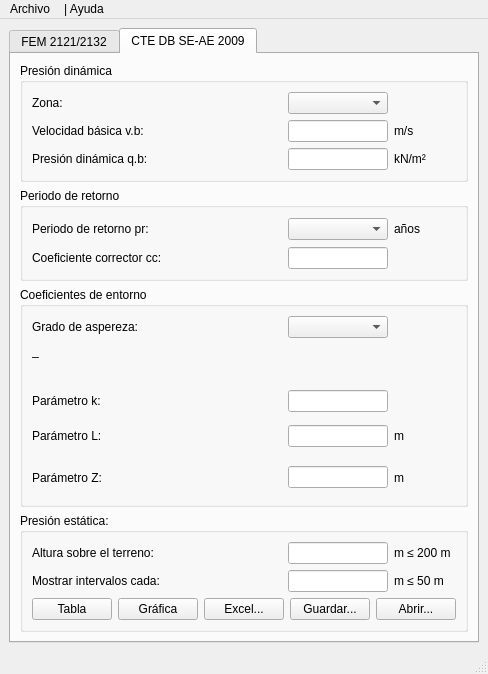
<?xml version="1.0" encoding="UTF-8"?>
<ui version="4.0">
 <class>MainWindow</class>
 <widget class="QMainWindow" name="MainWindow">
  <property name="geometry">
   <rect>
    <x>0</x>
    <y>0</y>
    <width>483</width>
    <height>650</height>
   </rect>
  </property>
  <property name="windowTitle">
   <string>Cierzo 1.0.0</string>
  </property>
  <widget class="QWidget" name="centralwidget">
   <layout class="QGridLayout" name="gridLayout">
    <item row="0" column="0">
     <widget class="QTabWidget" name="tabWidget">
      <property name="currentIndex">
       <number>1</number>
      </property>
      <widget class="QWidget" name="tab">
       <attribute name="title">
        <string>FEM 2121/2132</string>
       </attribute>
      </widget>
      <widget class="QWidget" name="tab_2">
       <attribute name="title">
        <string>CTE DB SE-AE 2009</string>
       </attribute>
       <layout class="QVBoxLayout" name="verticalLayout">
        <item>
         <widget class="QGroupBox" name="groupBox">
          <property name="title">
           <string>Presión dinámica</string>
          </property>
          <layout class="QGridLayout" name="gridLayout_2">
           <item row="0" column="0">
            <layout class="QHBoxLayout" name="horizontalLayout">
             <item>
              <widget class="QLabel" name="label_zona">
               <property name="minimumSize">
                <size>
                 <width>250</width>
                 <height>0</height>
                </size>
               </property>
               <property name="maximumSize">
                <size>
                 <width>16777215</width>
                 <height>16777215</height>
                </size>
               </property>
               <property name="text">
                <string>Zona:</string>
               </property>
              </widget>
             </item>
             <item>
              <widget class="QComboBox" name="comboBox_zona">
               <property name="minimumSize">
                <size>
                 <width>100</width>
                 <height>0</height>
                </size>
               </property>
               <property name="maximumSize">
                <size>
                 <width>16777215</width>
                 <height>16777215</height>
                </size>
               </property>
               <property name="toolTip">
                <string>Figura D.1</string>
               </property>
               <property name="statusTip">
                <string/>
               </property>
              </widget>
             </item>
             <item>
              <spacer name="horizontalSpacer">
               <property name="orientation">
                <enum>Qt::Horizontal</enum>
               </property>
               <property name="sizeHint" stdset="0">
                <size>
                 <width>40</width>
                 <height>20</height>
                </size>
               </property>
              </spacer>
             </item>
            </layout>
           </item>
           <item row="1" column="0">
            <layout class="QHBoxLayout" name="horizontalLayout_2">
             <item>
              <widget class="QLabel" name="label_vb">
               <property name="minimumSize">
                <size>
                 <width>250</width>
                 <height>0</height>
                </size>
               </property>
               <property name="maximumSize">
                <size>
                 <width>16777215</width>
                 <height>16777215</height>
                </size>
               </property>
               <property name="text">
                <string>Velocidad básica v.b:</string>
               </property>
              </widget>
             </item>
             <item>
              <widget class="QLineEdit" name="lineEdit_vb">
               <property name="minimumSize">
                <size>
                 <width>100</width>
                 <height>0</height>
                </size>
               </property>
               <property name="maximumSize">
                <size>
                 <width>100</width>
                 <height>16777215</height>
                </size>
               </property>
               <property name="text">
                <string/>
               </property>
              </widget>
             </item>
             <item>
              <widget class="QLabel" name="label_4">
               <property name="text">
                <string>m/s</string>
               </property>
              </widget>
             </item>
             <item>
              <spacer name="horizontalSpacer_2">
               <property name="orientation">
                <enum>Qt::Horizontal</enum>
               </property>
               <property name="sizeHint" stdset="0">
                <size>
                 <width>40</width>
                 <height>20</height>
                </size>
               </property>
              </spacer>
             </item>
            </layout>
           </item>
           <item row="2" column="0">
            <layout class="QHBoxLayout" name="horizontalLayout_3">
             <item>
              <widget class="QLabel" name="label_qb">
               <property name="minimumSize">
                <size>
                 <width>250</width>
                 <height>0</height>
                </size>
               </property>
               <property name="maximumSize">
                <size>
                 <width>16777215</width>
                 <height>16777215</height>
                </size>
               </property>
               <property name="text">
                <string>Presión dinámica q.b:</string>
               </property>
              </widget>
             </item>
             <item>
              <widget class="QLineEdit" name="lineEdit_qb">
               <property name="minimumSize">
                <size>
                 <width>100</width>
                 <height>0</height>
                </size>
               </property>
               <property name="maximumSize">
                <size>
                 <width>100</width>
                 <height>16777215</height>
                </size>
               </property>
              </widget>
             </item>
             <item>
              <widget class="QLabel" name="label_5">
               <property name="text">
                <string>kN/m²</string>
               </property>
              </widget>
             </item>
             <item>
              <spacer name="horizontalSpacer_3">
               <property name="orientation">
                <enum>Qt::Horizontal</enum>
               </property>
               <property name="sizeHint" stdset="0">
                <size>
                 <width>40</width>
                 <height>20</height>
                </size>
               </property>
              </spacer>
             </item>
            </layout>
           </item>
          </layout>
         </widget>
        </item>
        <item>
         <widget class="QGroupBox" name="groupBox_2">
          <property name="maximumSize">
           <size>
            <width>16777215</width>
            <height>16777215</height>
           </size>
          </property>
          <property name="title">
           <string>Periodo de retorno</string>
          </property>
          <layout class="QGridLayout" name="gridLayout_3">
           <item row="0" column="0">
            <layout class="QHBoxLayout" name="horizontalLayout_4">
             <item>
              <widget class="QLabel" name="label_pr">
               <property name="minimumSize">
                <size>
                 <width>250</width>
                 <height>0</height>
                </size>
               </property>
               <property name="maximumSize">
                <size>
                 <width>16777215</width>
                 <height>16777215</height>
                </size>
               </property>
               <property name="text">
                <string>Periodo de retorno pr:</string>
               </property>
              </widget>
             </item>
             <item>
              <widget class="QComboBox" name="comboBox_pr">
               <property name="minimumSize">
                <size>
                 <width>100</width>
                 <height>0</height>
                </size>
               </property>
               <property name="toolTip">
                <string>Tabla D.1</string>
               </property>
               <property name="statusTip">
                <string/>
               </property>
              </widget>
             </item>
             <item>
              <widget class="QLabel" name="label_7">
               <property name="text">
                <string>años</string>
               </property>
              </widget>
             </item>
             <item>
              <spacer name="horizontalSpacer_4">
               <property name="orientation">
                <enum>Qt::Horizontal</enum>
               </property>
               <property name="sizeHint" stdset="0">
                <size>
                 <width>40</width>
                 <height>20</height>
                </size>
               </property>
              </spacer>
             </item>
            </layout>
           </item>
           <item row="1" column="0">
            <layout class="QHBoxLayout" name="horizontalLayout_5">
             <item>
              <widget class="QLabel" name="label_cc">
               <property name="minimumSize">
                <size>
                 <width>250</width>
                 <height>0</height>
                </size>
               </property>
               <property name="maximumSize">
                <size>
                 <width>16777215</width>
                 <height>16777215</height>
                </size>
               </property>
               <property name="text">
                <string>Coeficiente corrector cc:</string>
               </property>
              </widget>
             </item>
             <item>
              <widget class="QLineEdit" name="lineEdit_cc">
               <property name="minimumSize">
                <size>
                 <width>100</width>
                 <height>0</height>
                </size>
               </property>
               <property name="maximumSize">
                <size>
                 <width>100</width>
                 <height>16777215</height>
                </size>
               </property>
              </widget>
             </item>
             <item>
              <spacer name="horizontalSpacer_5">
               <property name="orientation">
                <enum>Qt::Horizontal</enum>
               </property>
               <property name="sizeHint" stdset="0">
                <size>
                 <width>40</width>
                 <height>20</height>
                </size>
               </property>
              </spacer>
             </item>
            </layout>
           </item>
          </layout>
         </widget>
        </item>
        <item>
         <widget class="QGroupBox" name="groupBox_3">
          <property name="minimumSize">
           <size>
            <width>0</width>
            <height>220</height>
           </size>
          </property>
          <property name="title">
           <string>Coeficientes de entorno</string>
          </property>
          <layout class="QGridLayout" name="gridLayout_4">
           <item row="2" column="0">
            <layout class="QHBoxLayout" name="horizontalLayout_9">
             <item>
              <widget class="QLabel" name="label_k">
               <property name="minimumSize">
                <size>
                 <width>250</width>
                 <height>0</height>
                </size>
               </property>
               <property name="maximumSize">
                <size>
                 <width>16777215</width>
                 <height>16777215</height>
                </size>
               </property>
               <property name="text">
                <string>Parámetro k:</string>
               </property>
              </widget>
             </item>
             <item>
              <widget class="QLineEdit" name="lineEdit_k">
               <property name="minimumSize">
                <size>
                 <width>100</width>
                 <height>0</height>
                </size>
               </property>
               <property name="maximumSize">
                <size>
                 <width>100</width>
                 <height>16777215</height>
                </size>
               </property>
              </widget>
             </item>
             <item>
              <spacer name="horizontalSpacer_9">
               <property name="orientation">
                <enum>Qt::Horizontal</enum>
               </property>
               <property name="sizeHint" stdset="0">
                <size>
                 <width>40</width>
                 <height>20</height>
                </size>
               </property>
              </spacer>
             </item>
            </layout>
           </item>
           <item row="0" column="0">
            <layout class="QHBoxLayout" name="horizontalLayout_7">
             <item>
              <widget class="QLabel" name="label_ga">
               <property name="minimumSize">
                <size>
                 <width>250</width>
                 <height>0</height>
                </size>
               </property>
               <property name="maximumSize">
                <size>
                 <width>16777215</width>
                 <height>16777215</height>
                </size>
               </property>
               <property name="text">
                <string>Grado de aspereza:</string>
               </property>
              </widget>
             </item>
             <item>
              <widget class="QComboBox" name="comboBox_ga">
               <property name="minimumSize">
                <size>
                 <width>100</width>
                 <height>0</height>
                </size>
               </property>
               <property name="maximumSize">
                <size>
                 <width>16777215</width>
                 <height>16777215</height>
                </size>
               </property>
               <property name="toolTip">
                <string>Tabla D.2</string>
               </property>
               <property name="statusTip">
                <string/>
               </property>
              </widget>
             </item>
             <item>
              <spacer name="horizontalSpacer_7">
               <property name="orientation">
                <enum>Qt::Horizontal</enum>
               </property>
               <property name="sizeHint" stdset="0">
                <size>
                 <width>40</width>
                 <height>20</height>
                </size>
               </property>
              </spacer>
             </item>
            </layout>
           </item>
           <item row="1" column="0">
            <widget class="QLabel" name="label_definicion">
             <property name="minimumSize">
              <size>
               <width>0</width>
               <height>40</height>
              </size>
             </property>
             <property name="maximumSize">
              <size>
               <width>450</width>
               <height>16777215</height>
              </size>
             </property>
             <property name="text">
              <string>_</string>
             </property>
             <property name="alignment">
              <set>Qt::AlignLeading|Qt::AlignLeft|Qt::AlignTop</set>
             </property>
            </widget>
           </item>
           <item row="3" column="0">
            <layout class="QHBoxLayout" name="horizontalLayout_10">
             <item>
              <widget class="QLabel" name="label_L">
               <property name="minimumSize">
                <size>
                 <width>250</width>
                 <height>0</height>
                </size>
               </property>
               <property name="maximumSize">
                <size>
                 <width>16777215</width>
                 <height>16777215</height>
                </size>
               </property>
               <property name="text">
                <string>Parámetro L:</string>
               </property>
              </widget>
             </item>
             <item>
              <widget class="QLineEdit" name="lineEdit_L">
               <property name="minimumSize">
                <size>
                 <width>100</width>
                 <height>0</height>
                </size>
               </property>
               <property name="maximumSize">
                <size>
                 <width>100</width>
                 <height>16777215</height>
                </size>
               </property>
              </widget>
             </item>
             <item>
              <widget class="QLabel" name="label_16">
               <property name="text">
                <string>m</string>
               </property>
              </widget>
             </item>
             <item>
              <spacer name="horizontalSpacer_10">
               <property name="orientation">
                <enum>Qt::Horizontal</enum>
               </property>
               <property name="sizeHint" stdset="0">
                <size>
                 <width>40</width>
                 <height>20</height>
                </size>
               </property>
              </spacer>
             </item>
            </layout>
           </item>
           <item row="4" column="0">
            <layout class="QHBoxLayout" name="horizontalLayout_11">
             <item>
              <widget class="QLabel" name="label_Z">
               <property name="minimumSize">
                <size>
                 <width>250</width>
                 <height>0</height>
                </size>
               </property>
               <property name="maximumSize">
                <size>
                 <width>16777215</width>
                 <height>16777215</height>
                </size>
               </property>
               <property name="text">
                <string>Parámetro Z:</string>
               </property>
              </widget>
             </item>
             <item>
              <widget class="QLineEdit" name="lineEdit_Z">
               <property name="minimumSize">
                <size>
                 <width>100</width>
                 <height>0</height>
                </size>
               </property>
               <property name="maximumSize">
                <size>
                 <width>100</width>
                 <height>16777215</height>
                </size>
               </property>
              </widget>
             </item>
             <item>
              <widget class="QLabel" name="label_18">
               <property name="text">
                <string>m</string>
               </property>
              </widget>
             </item>
             <item>
              <spacer name="horizontalSpacer_11">
               <property name="orientation">
                <enum>Qt::Horizontal</enum>
               </property>
               <property name="sizeHint" stdset="0">
                <size>
                 <width>40</width>
                 <height>20</height>
                </size>
               </property>
              </spacer>
             </item>
            </layout>
           </item>
          </layout>
         </widget>
        </item>
        <item>
         <widget class="QGroupBox" name="groupBox_4">
          <property name="title">
           <string>Presión estática:</string>
          </property>
          <layout class="QGridLayout" name="gridLayout_5">
           <item row="0" column="0">
            <layout class="QHBoxLayout" name="horizontalLayout_13">
             <item>
              <widget class="QLabel" name="label_altura">
               <property name="minimumSize">
                <size>
                 <width>250</width>
                 <height>0</height>
                </size>
               </property>
               <property name="maximumSize">
                <size>
                 <width>16777215</width>
                 <height>16777215</height>
                </size>
               </property>
               <property name="text">
                <string>Altura sobre el terreno:</string>
               </property>
              </widget>
             </item>
             <item>
              <widget class="QLineEdit" name="lineEdit_altura">
               <property name="minimumSize">
                <size>
                 <width>100</width>
                 <height>0</height>
                </size>
               </property>
               <property name="maximumSize">
                <size>
                 <width>100</width>
                 <height>16777215</height>
                </size>
               </property>
              </widget>
             </item>
             <item>
              <widget class="QLabel" name="label_3">
               <property name="minimumSize">
                <size>
                 <width>0</width>
                 <height>0</height>
                </size>
               </property>
               <property name="maximumSize">
                <size>
                 <width>16777215</width>
                 <height>16777215</height>
                </size>
               </property>
               <property name="text">
                <string>m ≤ 200 m</string>
               </property>
              </widget>
             </item>
             <item>
              <spacer name="horizontalSpacer_13">
               <property name="orientation">
                <enum>Qt::Horizontal</enum>
               </property>
               <property name="sizeHint" stdset="0">
                <size>
                 <width>40</width>
                 <height>20</height>
                </size>
               </property>
              </spacer>
             </item>
            </layout>
           </item>
           <item row="1" column="0">
            <layout class="QHBoxLayout" name="horizontalLayout_14">
             <item>
              <widget class="QLabel" name="label_paso">
               <property name="minimumSize">
                <size>
                 <width>250</width>
                 <height>0</height>
                </size>
               </property>
               <property name="maximumSize">
                <size>
                 <width>16777215</width>
                 <height>16777215</height>
                </size>
               </property>
               <property name="text">
                <string>Mostrar intervalos cada:</string>
               </property>
              </widget>
             </item>
             <item>
              <widget class="QLineEdit" name="lineEdit_paso">
               <property name="minimumSize">
                <size>
                 <width>100</width>
                 <height>0</height>
                </size>
               </property>
               <property name="maximumSize">
                <size>
                 <width>100</width>
                 <height>16777215</height>
                </size>
               </property>
              </widget>
             </item>
             <item>
              <widget class="QLabel" name="label_6">
               <property name="minimumSize">
                <size>
                 <width>0</width>
                 <height>0</height>
                </size>
               </property>
               <property name="maximumSize">
                <size>
                 <width>16777215</width>
                 <height>16777215</height>
                </size>
               </property>
               <property name="text">
                <string>m ≤ 50 m</string>
               </property>
              </widget>
             </item>
             <item>
              <spacer name="horizontalSpacer_14">
               <property name="orientation">
                <enum>Qt::Horizontal</enum>
               </property>
               <property name="sizeHint" stdset="0">
                <size>
                 <width>40</width>
                 <height>20</height>
                </size>
               </property>
              </spacer>
             </item>
            </layout>
           </item>
           <item row="2" column="0">
            <layout class="QHBoxLayout" name="horizontalLayout_6">
             <item>
              <widget class="QPushButton" name="pushButton_tabla">
               <property name="text">
                <string>Tabla</string>
               </property>
              </widget>
             </item>
             <item>
              <widget class="QPushButton" name="pushButton_grafica">
               <property name="text">
                <string>Gráfica</string>
               </property>
              </widget>
             </item>
             <item>
              <widget class="QPushButton" name="pushButton_excel">
               <property name="text">
                <string>Excel...</string>
               </property>
              </widget>
             </item>
             <item>
              <widget class="QPushButton" name="pushButton_guardar">
               <property name="text">
                <string>Guardar...</string>
               </property>
              </widget>
             </item>
             <item>
              <widget class="QPushButton" name="pushButton_abrir">
               <property name="text">
                <string>Abrir...</string>
               </property>
              </widget>
             </item>
            </layout>
           </item>
          </layout>
         </widget>
        </item>
       </layout>
      </widget>
     </widget>
    </item>
   </layout>
  </widget>
  <widget class="QMenuBar" name="menubar">
   <property name="geometry">
    <rect>
     <x>0</x>
     <y>0</y>
     <width>483</width>
     <height>21</height>
    </rect>
   </property>
   <widget class="QMenu" name="menuArchivo">
    <property name="title">
     <string>Archivo</string>
    </property>
    <addaction name="actionAbrir"/>
    <addaction name="actionGuardar"/>
    <addaction name="separator"/>
    <addaction name="actionProyecto"/>
   </widget>
   <widget class="QMenu" name="menuAyuda">
    <property name="title">
     <string>| Ayuda</string>
    </property>
    <addaction name="actionAcerca_de_Cierzo"/>
    <addaction name="actionRevisiones"/>
   </widget>
   <addaction name="menuArchivo"/>
   <addaction name="menuAyuda"/>
  </widget>
  <widget class="QStatusBar" name="statusbar"/>
  <action name="actionProyecto">
   <property name="text">
    <string>Proyecto</string>
   </property>
  </action>
  <action name="actionAcerca_de_Cierzo">
   <property name="text">
    <string>Acerca de Cierzo</string>
   </property>
  </action>
  <action name="actionRevisiones">
   <property name="text">
    <string>Revisiones</string>
   </property>
  </action>
  <action name="actionGuardar">
   <property name="text">
    <string>Guardar...</string>
   </property>
  </action>
  <action name="actionAbrir">
   <property name="text">
    <string>Abrir...</string>
   </property>
  </action>
 </widget>
 <tabstops>
  <tabstop>tabWidget</tabstop>
  <tabstop>comboBox_zona</tabstop>
  <tabstop>lineEdit_vb</tabstop>
  <tabstop>lineEdit_qb</tabstop>
  <tabstop>comboBox_pr</tabstop>
  <tabstop>lineEdit_cc</tabstop>
  <tabstop>comboBox_ga</tabstop>
  <tabstop>lineEdit_k</tabstop>
  <tabstop>lineEdit_L</tabstop>
  <tabstop>lineEdit_Z</tabstop>
  <tabstop>lineEdit_altura</tabstop>
  <tabstop>lineEdit_paso</tabstop>
  <tabstop>pushButton_tabla</tabstop>
 </tabstops>
 <resources/>
 <connections/>
</ui>
